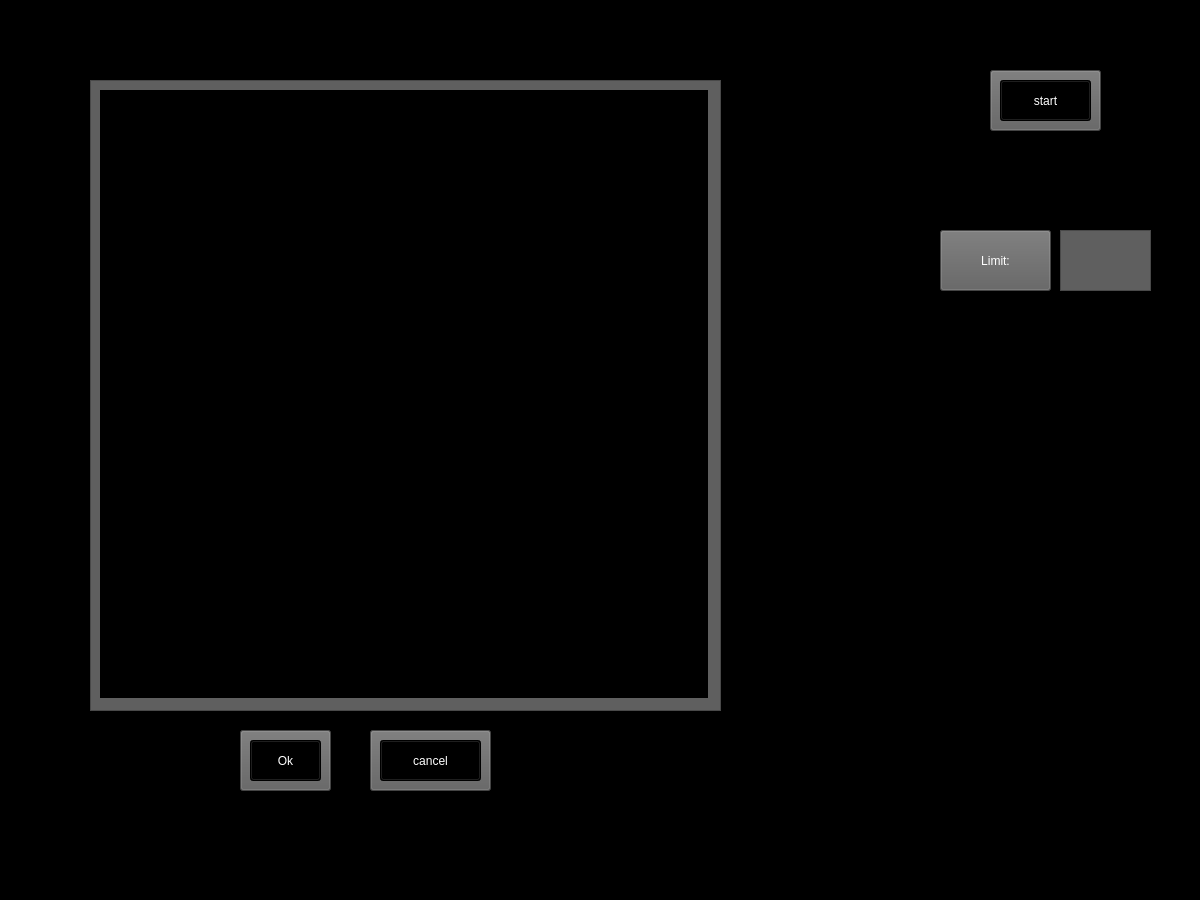
<?xml version="1.0" encoding="UTF-8"?>
<ui version="4.0">
 <class>MainWindow</class>
 <widget class="QMainWindow" name="MainWindow">
  <property name="geometry">
   <rect>
    <x>0</x>
    <y>0</y>
    <width>1200</width>
    <height>900</height>
   </rect>
  </property>
  <property name="windowTitle">
   <string>MainWindow</string>
  </property>
  <property name="styleSheet">
   <string notr="true">background-color: rgb(0, 0, 0);</string>
  </property>
  <widget class="QWidget" name="centralwidget">
   <widget class="QPushButton" name="video_cancel">
    <property name="geometry">
     <rect>
      <x>380</x>
      <y>740</y>
      <width>101</width>
      <height>41</height>
     </rect>
    </property>
    <property name="cursor">
     <cursorShape>PointingHandCursor</cursorShape>
    </property>
    <property name="styleSheet">
     <string notr="true">font: 63 18pt &quot;Segoe UI Semibold&quot;;
color: rgb(255, 255, 255);


</string>
    </property>
    <property name="text">
     <string>cancel</string>
    </property>
   </widget>
   <widget class="QPushButton" name="twodim_6">
    <property name="geometry">
     <rect>
      <x>240</x>
      <y>730</y>
      <width>91</width>
      <height>61</height>
     </rect>
    </property>
    <property name="cursor">
     <cursorShape>PointingHandCursor</cursorShape>
    </property>
    <property name="styleSheet">
     <string notr="true">background-color: rgb(143, 143, 143);
font: 63 18pt &quot;Segoe UI Semibold&quot;;
background-color: rgb(95, 95, 95);

</string>
    </property>
    <property name="text">
     <string/>
    </property>
   </widget>
   <widget class="QPushButton" name="video_ok">
    <property name="geometry">
     <rect>
      <x>250</x>
      <y>740</y>
      <width>71</width>
      <height>41</height>
     </rect>
    </property>
    <property name="cursor">
     <cursorShape>PointingHandCursor</cursorShape>
    </property>
    <property name="styleSheet">
     <string notr="true">font: 63 18pt &quot;Segoe UI Semibold&quot;;
color: rgb(255, 255, 255);


</string>
    </property>
    <property name="text">
     <string>Ok</string>
    </property>
   </widget>
   <widget class="QPushButton" name="twodim_8">
    <property name="geometry">
     <rect>
      <x>370</x>
      <y>730</y>
      <width>121</width>
      <height>61</height>
     </rect>
    </property>
    <property name="styleSheet">
     <string notr="true">background-color: rgb(143, 143, 143);
font: 63 18pt &quot;Segoe UI Semibold&quot;;
background-color: rgb(95, 95, 95);

</string>
    </property>
    <property name="text">
     <string/>
    </property>
   </widget>
   <widget class="QLabel" name="video_embed">
    <property name="geometry">
     <rect>
      <x>100</x>
      <y>90</y>
      <width>608</width>
      <height>608</height>
     </rect>
    </property>
    <property name="text">
     <string>TextLabel</string>
    </property>
   </widget>
   <widget class="QRadioButton" name="enhance_clarity">
    <property name="geometry">
     <rect>
      <x>920</x>
      <y>530</y>
      <width>211</width>
      <height>51</height>
     </rect>
    </property>
    <property name="styleSheet">
     <string notr="true">color: rgb(255, 255, 255);
font: 15pt &quot;MS Shell Dlg 2&quot;;

background-color: rgb(95, 95, 95);</string>
    </property>
    <property name="text">
     <string>Enhance Clarity</string>
    </property>
   </widget>
   <widget class="QTextEdit" name="textEdit">
    <property name="geometry">
     <rect>
      <x>1060</x>
      <y>230</y>
      <width>91</width>
      <height>61</height>
     </rect>
    </property>
    <property name="styleSheet">
     <string notr="true">background-color: rgb(255, 255, 255);
color: rgb(0, 0, 0);
background-color: rgb(95, 95, 95);</string>
    </property>
    <property name="html">
     <string>&lt;!DOCTYPE HTML PUBLIC &quot;-//W3C//DTD HTML 4.0//EN&quot; &quot;http://www.w3.org/TR/REC-html40/strict.dtd&quot;&gt;
&lt;html&gt;&lt;head&gt;&lt;meta name=&quot;qrichtext&quot; content=&quot;1&quot; /&gt;&lt;style type=&quot;text/css&quot;&gt;
p, li { white-space: pre-wrap; }
&lt;/style&gt;&lt;/head&gt;&lt;body style=&quot; font-family:'MS Shell Dlg 2'; font-size:7.8pt; font-weight:400; font-style:normal;&quot;&gt;
&lt;p style=&quot;-qt-paragraph-type:empty; margin-top:0px; margin-bottom:0px; margin-left:0px; margin-right:0px; -qt-block-indent:0; text-indent:0px;&quot;&gt;&lt;br /&gt;&lt;/p&gt;&lt;/body&gt;&lt;/html&gt;</string>
    </property>
   </widget>
   <widget class="QPushButton" name="start_video">
    <property name="geometry">
     <rect>
      <x>1000</x>
      <y>80</y>
      <width>91</width>
      <height>41</height>
     </rect>
    </property>
    <property name="cursor">
     <cursorShape>PointingHandCursor</cursorShape>
    </property>
    <property name="styleSheet">
     <string notr="true">font: 63 18pt &quot;Segoe UI Semibold&quot;;
color: rgb(255, 255, 255);


</string>
    </property>
    <property name="text">
     <string>start</string>
    </property>
   </widget>
   <widget class="QPushButton" name="twodim_7">
    <property name="geometry">
     <rect>
      <x>990</x>
      <y>70</y>
      <width>111</width>
      <height>61</height>
     </rect>
    </property>
    <property name="cursor">
     <cursorShape>PointingHandCursor</cursorShape>
    </property>
    <property name="styleSheet">
     <string notr="true">background-color: rgb(143, 143, 143);
font: 63 18pt &quot;Segoe UI Semibold&quot;;
background-color: rgb(95, 95, 95);

</string>
    </property>
    <property name="text">
     <string/>
    </property>
   </widget>
   <widget class="QPushButton" name="folderselect">
    <property name="geometry">
     <rect>
      <x>950</x>
      <y>330</y>
      <width>191</width>
      <height>51</height>
     </rect>
    </property>
    <property name="cursor">
     <cursorShape>PointingHandCursor</cursorShape>
    </property>
    <property name="styleSheet">
     <string notr="true">font: 55 15pt &quot;Open Sans Semibold&quot;;
background-color: rgb(53, 53, 53);
color: rgb(255, 255, 255);
</string>
    </property>
    <property name="text">
     <string>Find similar car</string>
    </property>
   </widget>
   <widget class="QPushButton" name="twodim_2">
    <property name="geometry">
     <rect>
      <x>940</x>
      <y>320</y>
      <width>211</width>
      <height>71</height>
     </rect>
    </property>
    <property name="styleSheet">
     <string notr="true">background-color: rgb(143, 143, 143);
font: 63 18pt &quot;Segoe UI Semibold&quot;;
background-color: rgb(95, 95, 95);

</string>
    </property>
    <property name="text">
     <string/>
    </property>
   </widget>
   <widget class="QPushButton" name="twodim_3">
    <property name="geometry">
     <rect>
      <x>940</x>
      <y>230</y>
      <width>111</width>
      <height>61</height>
     </rect>
    </property>
    <property name="styleSheet">
     <string notr="true">background-color: rgb(143, 143, 143);
color: rgb(255, 255, 255);
font: 63 18pt &quot;Segoe UI Semibold&quot;;
background-color: rgb(95, 95, 95);

</string>
    </property>
    <property name="text">
     <string>Limit:</string>
    </property>
   </widget>
   <widget class="QTextEdit" name="background">
    <property name="geometry">
     <rect>
      <x>90</x>
      <y>80</y>
      <width>631</width>
      <height>631</height>
     </rect>
    </property>
    <property name="styleSheet">
     <string notr="true">background-color: rgb(255, 255, 255);
color: rgb(0, 0, 0);
background-color: rgb(95, 95, 95);</string>
    </property>
    <property name="html">
     <string>&lt;!DOCTYPE HTML PUBLIC &quot;-//W3C//DTD HTML 4.0//EN&quot; &quot;http://www.w3.org/TR/REC-html40/strict.dtd&quot;&gt;
&lt;html&gt;&lt;head&gt;&lt;meta name=&quot;qrichtext&quot; content=&quot;1&quot; /&gt;&lt;style type=&quot;text/css&quot;&gt;
p, li { white-space: pre-wrap; }
&lt;/style&gt;&lt;/head&gt;&lt;body style=&quot; font-family:'MS Shell Dlg 2'; font-size:7.8pt; font-weight:400; font-style:normal;&quot;&gt;
&lt;p style=&quot;-qt-paragraph-type:empty; margin-top:0px; margin-bottom:0px; margin-left:0px; margin-right:0px; -qt-block-indent:0; text-indent:0px;&quot;&gt;&lt;br /&gt;&lt;/p&gt;&lt;/body&gt;&lt;/html&gt;</string>
    </property>
   </widget>
   <widget class="QTextEdit" name="background_2">
    <property name="geometry">
     <rect>
      <x>923</x>
      <y>473</y>
      <width>241</width>
      <height>241</height>
     </rect>
    </property>
    <property name="styleSheet">
     <string notr="true">background-color: rgb(255, 255, 255);
color: rgb(0, 0, 0);
background-color: rgb(95, 95, 95);</string>
    </property>
    <property name="html">
     <string>&lt;!DOCTYPE HTML PUBLIC &quot;-//W3C//DTD HTML 4.0//EN&quot; &quot;http://www.w3.org/TR/REC-html40/strict.dtd&quot;&gt;
&lt;html&gt;&lt;head&gt;&lt;meta name=&quot;qrichtext&quot; content=&quot;1&quot; /&gt;&lt;style type=&quot;text/css&quot;&gt;
p, li { white-space: pre-wrap; }
&lt;/style&gt;&lt;/head&gt;&lt;body style=&quot; font-family:'MS Shell Dlg 2'; font-size:7.8pt; font-weight:400; font-style:normal;&quot;&gt;
&lt;p style=&quot;-qt-paragraph-type:empty; margin-top:0px; margin-bottom:0px; margin-left:0px; margin-right:0px; -qt-block-indent:0; text-indent:0px;&quot;&gt;&lt;br /&gt;&lt;/p&gt;&lt;/body&gt;&lt;/html&gt;</string>
    </property>
   </widget>
   <widget class="QLabel" name="video_embed_2">
    <property name="geometry">
     <rect>
      <x>910</x>
      <y>313</y>
      <width>261</width>
      <height>411</height>
     </rect>
    </property>
    <property name="text">
     <string>TextLabel</string>
    </property>
   </widget>
   <zorder>background</zorder>
   <zorder>twodim_7</zorder>
   <zorder>twodim_8</zorder>
   <zorder>video_cancel</zorder>
   <zorder>twodim_6</zorder>
   <zorder>video_ok</zorder>
   <zorder>video_embed</zorder>
   <zorder>enhance_clarity</zorder>
   <zorder>textEdit</zorder>
   <zorder>start_video</zorder>
   <zorder>folderselect</zorder>
   <zorder>twodim_2</zorder>
   <zorder>twodim_3</zorder>
   <zorder>background_2</zorder>
   <zorder>video_embed_2</zorder>
  </widget>
  <widget class="QMenuBar" name="menubar">
   <property name="geometry">
    <rect>
     <x>0</x>
     <y>0</y>
     <width>1200</width>
     <height>26</height>
    </rect>
   </property>
  </widget>
  <widget class="QStatusBar" name="statusbar"/>
 </widget>
 <resources/>
 <connections/>
</ui>
